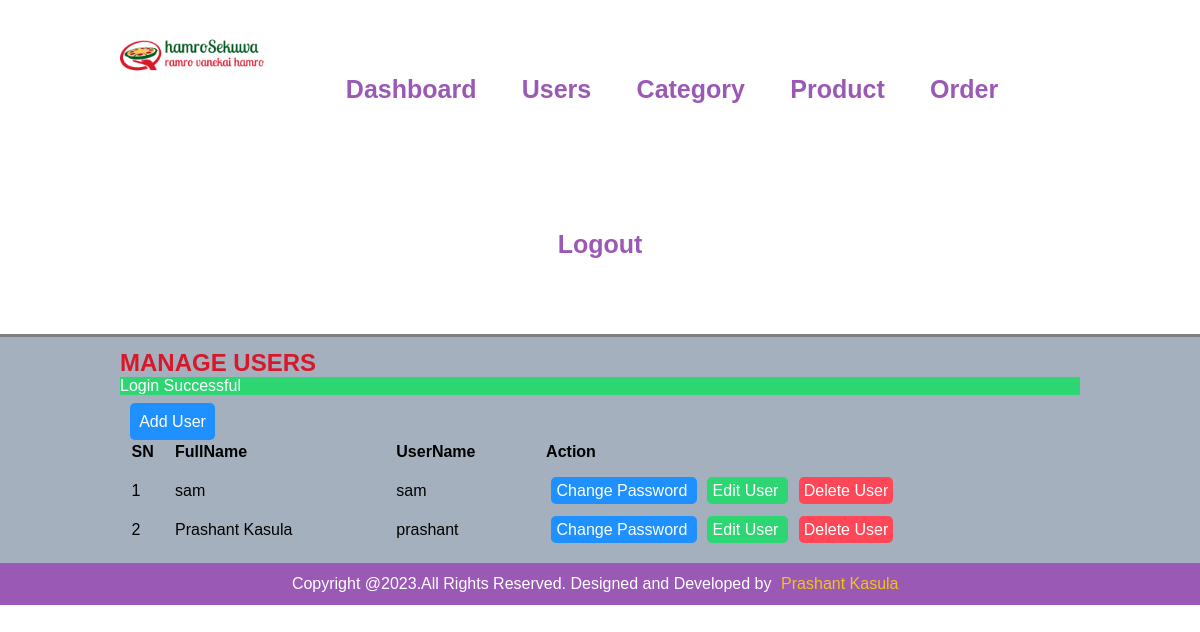
The app's page /admin/manage-user.php (signed in) with its own data.
### tables this page shows
CREATE TABLE `users` (
  `id` int(10) UNSIGNED NOT NULL,
  `full_name` varchar(100) NOT NULL,
  `user_name` varchar(100) NOT NULL,
  `password` varchar(255) NOT NULL
);

### admin/manage-user.php (the view, shortened to what this page needs)
<?php include('common/header.php') ?>
    <section class="content">
        <div class="wrapper">
             <h1 class="heading">MANAGE USERS</h1>
             <br>
                <a class="btn btn-secondary user-add" href="add-user.php"> Add User</a>
             <br>
                <table class="table">
                    <thead>
                       <tr>
                            <th>SN</th>
                            <th>FullName</th>
                            <th>UserName</th>
                            <th>Action</th>
                       </tr>
                    </thead>
                    <tbody>
                        <?php
                        $sql = "SELECT * FROM `users`";
                        $exec = mysqli_query($conn, $sql);
                        if($exec == TRUE){
                            $count = mysqli_num_rows($exec);
                            if($count > 0){
                                $sn=1;
                                while( $rows = mysqli_fetch_assoc($exec)){
                                    $id = $rows['id'];
                                    $full_name = $rows['full_name'];
                                    $user_name = $rows['user_name'];
                                    ?>
                                    <tr>
                                        <td><?php echo $sn++; ?></td>
                                        <td><?php echo $full_name; ?></td>
                                        <td><?php echo $user_name; ?></td>
                                        <td>
                                        <a class="btn btn-secondary" href="<?php echo APP_URL;?>admin/update-password.php?id=<?php echo $id; ?>">
                                Change Password
                            </a>
                            <a class="btn btn-primary" href="<?php echo APP_URL;?>admin/edit-user.php?id=<?php echo $id; ?>">
                                Edit User
                            </a>
                                <a class="btn btn-danger" href="<?php echo APP_URL;?>admin/delete-user.php?id=<?php echo $id; ?>">
                                    Delete User
                                </a>
                                        </td>
                                    </tr>
                                    <?php
                                }
                            }else{
                                echo'<tr><td colspan="4">No rows to display</td></tr>';
                            }
                        }
                        ?>
                    </tbody>
                </table>
        </div>
    </section>
<?php include('common/footer.php') ?>

### css/admin.css (style rules this page uses)
* { margin: 0; padding: 0; font-family: Arial, Helvetica, sans-serif ; }
.wrapper { width: 80%; margin: 0 auto; padding: 1%; }
.content { background-color: #a4b0be; padding-top: 1% 0; }
.heading { color: #d7182a; font-weight: 900; }
.table { width: 100%; }
.table tr th { text-align: left; padding: 1%; }
.table tr td { padding: 1%; }
a { text-decoration: none; margin: 1%; }
.btn { padding: 1%; color: white; font-size: 1rem; border-radius: 5px; border: none; }
.btn-primary { background-color: #2ed573; cursor: pointer; }
.btn-secondary { background-color: #1e90ff; }
.btn-danger { background-color: #ff4757; }
.success { color: white; background-color: #2ed573; }

### records on screen
users: full_name "sam", user_name "sam"
users: full_name "Prashant Kasula", user_name "prashant"

### other values on screen
$_SESSION['message'] "Login Successful"
